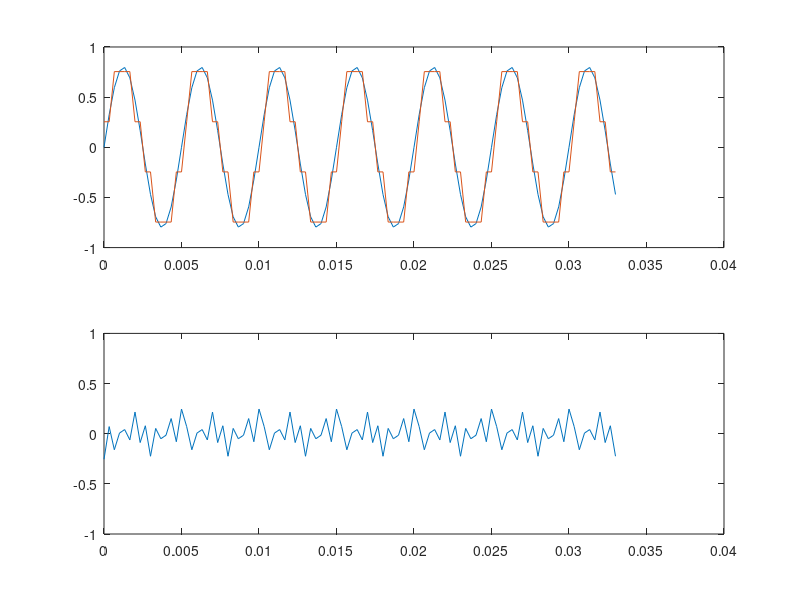

Source code (MATLAB): (Note: this script raises an error after producing the figure.)
% Quantization Effects on a Sine Wave Signal
%
% This script demonstrates the process of quantization and its impact on the quality of a signal by comparing the original signal to versions quantized at different bit depths. 
% Quantization is the process of mapping a continuous range of values into a finite range, which is commonly used in digital audio processing.
%
% Key steps in this process:
% 1. **Original signal generation**:
%    - Generate a 2-second sine wave with a frequency of 200 Hz and sample it at 3000 Hz.
%    - Plot and play the original signal.
% 2. **Quantization**:
%    - Quantize the signal at 16-bit, 8-bit, 4-bit, and 2-bit resolution.
%    - For each quantized signal, overlay the original and quantized signals in a plot.
%    - Compute and visualize the difference between the original and quantized signals.
%    - Play each quantized version to highlight the perceptual degradation as the bit depth decreases.
% 3. **Fourier Transform**:
%    - Visualize the frequency spectrum of the 4-bit quantized signal using the Fourier Transform.
%
% Students should observe:
% - How quantizing at different bit depths introduces distortion to the signal, with lower bit depths producing more noticeable errors.
% - The audible degradation in the signal quality as the bit depth decreases, demonstrating the trade-off between bit depth and signal fidelity.
% - The impact of quantization on the frequency content of the signal, particularly as the resolution decreases.
%
% This demonstration provides insight into the effects of quantization in digital signal processing, illustrating the balance between bit resolution and signal quality.

clear
clc
close all

% Step-1: specify the sampling rate
SR = 3000;                    % Sampling frequency
time_bin = 1/SR;


% Step-2: define the parameters of the sine wave
duration = 2;                      % signal length in seconds
t = 0:time_bin:duration;                % Time vector


% Signal to Plot: Sum of sinusoids
x = .8*sin(2*pi*200*t);      % 4*sin(2*pi*250*t)+ 3*sin(2*pi*350*t)+ 2*sin(2*pi*370*t)+ 5*sin(2*pi*400*t); x = x/max(x);



% Plot the first 100 samples of the original signal and play it
disp('Original 32-bit version');
soundsc(x,SR)
plot(t(1:100),x(1:100))
pause 


% Quantize the signal with 16, 8, 4, and 2 bits, play it, and plot the 
% first 100 samples of the original signal with the quantized version
% overlayed
disp('16-bit quantized');
x_16bits = double(uencode(x,16))/(2^16);
x_16bits = 2*(x_16bits-mean(x_16bits));
soundsc(x_16bits,SR)
subplot(211)
plot(t(1:100),x(1:100),t(1:100),x_16bits(1:100))
ylim([-1 1]);
subplot(212)
plot(t(1:100),x(1:100) - x_16bits(1:100))
ylim([-1 1]);
pause

disp('8-bit quantized');
x_8bits = double(uencode(x,8))/(2^8);
x_8bits = 2*(x_8bits-mean(x_8bits));
soundsc(x_8bits,SR)
subplot(211)
plot(t(1:100),x(1:100),t(1:100),x_8bits(1:100))
ylim([-1 1]);
subplot(212)
plot(t(1:100),x(1:100) - x_8bits(1:100))
ylim([-1 1]);
pause

disp('4-bit quantized');
x_4bits = double(uencode(x,4))/(2^4);
x_4bits = 2*(x_4bits-mean(x_4bits));
soundsc(x_4bits,SR)
subplot(211)
plot(t(1:100),x(1:100),t(1:100),x_4bits(1:100))
ylim([-1 1]);
subplot(212)
plot(t(1:100),x(1:100) - x_4bits(1:100))
ylim([-1 1]);
pause

disp('2-bit quantized');
x_2bits = double(uencode(x,2))/(2^2);
x_2bits = 2*(x_2bits-mean(x_2bits));
soundsc(x_2bits,SR)
subplot(211)
plot(t(1:100),x(1:100),t(1:100),x_2bits(1:100))
ylim([-1 1]);
subplot(212)
plot(t(1:100),x(1:100) - x_2bits(1:100))
ylim([-1 1]);

% % FT Demo
plot_fft(x_4bits,SR,0)
